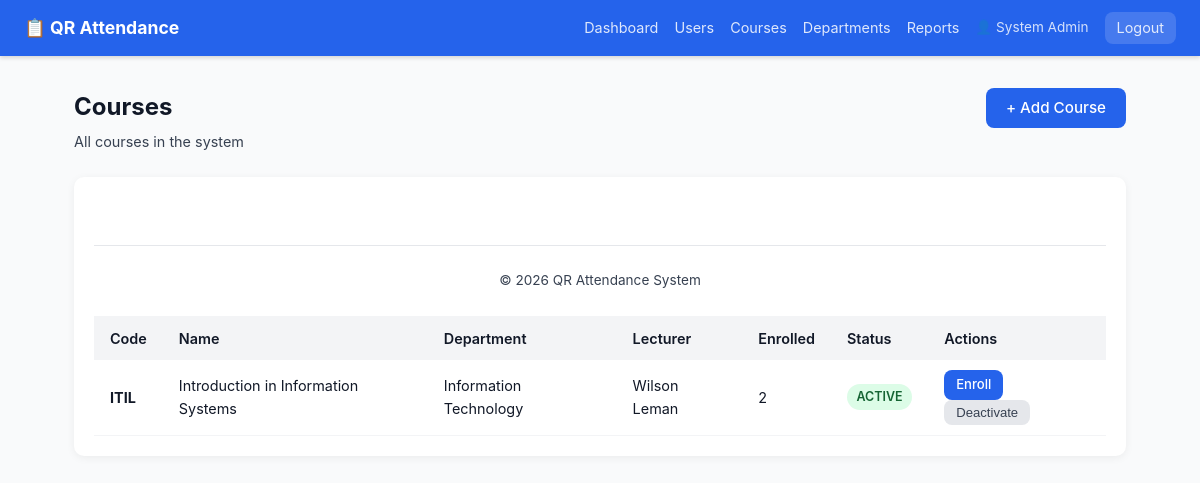
The app's page /admin/courses (signed in), older data.
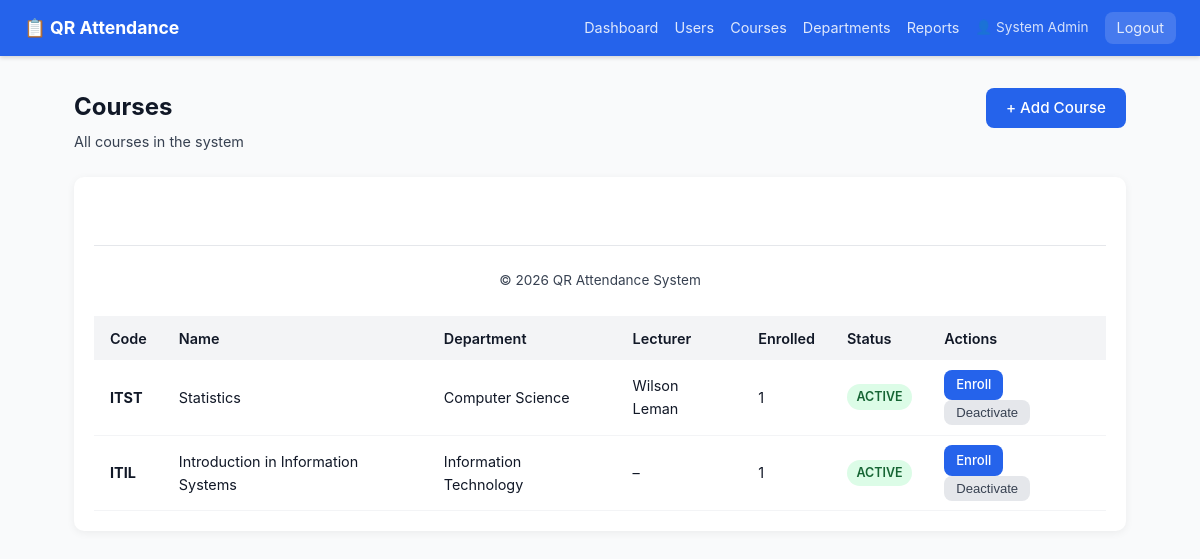
The same page, newer data.
### tables this page shows
CREATE TABLE `courses` (
  `id` int(10) UNSIGNED NOT NULL,
  `department_id` int(10) UNSIGNED DEFAULT NULL,
  `lecturer_id` int(10) UNSIGNED DEFAULT NULL,
  `code` varchar(30) NOT NULL,
  `name` varchar(180) NOT NULL,
  `description` text DEFAULT NULL,
  `credit_hours` tinyint(3) UNSIGNED DEFAULT 3,
  `semester` tinyint(3) UNSIGNED DEFAULT NULL,
  `academic_year` varchar(10) DEFAULT NULL,
  `is_active` tinyint(1) NOT NULL DEFAULT 1,
  `created_at` timestamp NOT NULL DEFAULT current_timestamp()
);

CREATE TABLE `departments` (
  `id` int(10) UNSIGNED NOT NULL,
  `name` varchar(120) NOT NULL,
  `code` varchar(20) NOT NULL,
  `created_at` timestamp NOT NULL DEFAULT current_timestamp()
);

### app/core/Controller.php (called while the page is built, shortened)
<?php
class Controller
{
    public function __construct()
    {
        $this->db = Database::getInstance();
    }
    protected function view(string $view, array $data = []): void
    {
        extract($data, EXTR_SKIP);
        $file = APP_PATH . "/views/{$view}.php";
        require APP_PATH . '/views/layouts/header.php';
        require $file;
        require APP_PATH . '/views/layouts/footer.php';
    }
}

### app/controllers/AdminController.php (called while the page is built, shortened)
<?php
class AdminController extends Controller
{
    public function courses(): void
    {
        $courses = $this->db->all(
            "SELECT c.*, d.name AS dept_name, u.name AS lecturer_name,
                    COUNT(DISTINCT e.id) AS enrolled
               FROM courses c
               LEFT JOIN departments d ON d.id = c.department_id
               LEFT JOIN lecturers   l ON l.id = c.lecturer_id
               LEFT JOIN users       u ON u.id = l.user_id
               LEFT JOIN enrollments e ON e.course_id = c.id
              GROUP BY c.id ORDER BY c.created_at DESC"
        );
        $this->view('admin/courses', [
            'user'    => Auth::user(),
            'courses' => $courses,
            'flash'   => $this->getFlash(),
        ]);
    }
}

### public/index.php (called while the page is built, shortened)
<?php
require_once APP_PATH . '/core/Database.php';
require_once APP_PATH . '/core/Auth.php';
require_once APP_PATH . '/core/Controller.php';
require_once APP_PATH . '/core/Router.php';
$router = new Router();
$router->get( '/',         'AuthController@showLogin');
$router->get( '/login',    'AuthController@showLogin');
$router->post('/login',    'AuthController@login');
$router->get( '/register', 'AuthController@showRegister');
$router->post('/register', 'AuthController@register');
$router->get( '/logout',   'AuthController@logout');
$router->get('/attend/:token', 'AttendanceController@scan');
$router->get( '/lecturer/dashboard',            'LecturerController@dashboard',         ['auth','role:lecturer']);
$router->get( '/lecturer/sessions',             'LecturerController@sessions',          ['auth','role:lecturer']);
$router->get( '/lecturer/sessions/create',      'LecturerController@createSessionForm', ['auth','role:lecturer']);
$router->post('/lecturer/sessions/create',      'LecturerController@createSession',     ['auth','role:lecturer']);
$router->post('/lecturer/sessions/:id/activate','LecturerController@activateSession', ['auth','role:lecturer']);
$router->get( '/lecturer/sessions/:id/scan',    'LecturerController@scanView',          ['auth','role:lecturer']);
$router->post('/lecturer/sessions/:id/activate','LecturerController@activateSession',   ['auth','role:lecturer']);
$router->post('/lecturer/sessions/:id/close',   'LecturerController@closeSession',      ['auth','role:lecturer']);
$router->get( '/student/dashboard',    'StudentController@dashboard',   ['auth','role:student']);
$router->get( '/student/courses/:id',  'StudentController@courseDetail',['auth','role:student']);
$router->get( '/admin/dashboard',           'AdminController@dashboard',       ['auth','role:admin']);
$router->get( '/admin/users',               'AdminController@users',           ['auth','role:admin']);
$router->get( '/admin/users/create',        'AdminController@createUserForm',  ['auth','role:admin']);
$router->post('/admin/users/create',        'AdminController@createUser',      ['auth','role:admin']);
$router->post('/admin/users/:id/toggle',    'AdminController@toggleUser',      ['auth','role:admin']);
$router->get( '/admin/courses',             'AdminController@courses',         ['auth','role:admin']);
$router->get( '/admin/courses/create',      'AdminController@createCourseForm',['auth','role:admin']);
$router->post('/admin/courses/create',      'AdminController@createCourse',    ['auth','role:admin']);
$router->post('/admin/courses/:id/toggle',  'AdminController@toggleCourse',    ['auth','role:admin']);
$router->get( '/admin/departments',         'AdminController@departments',     ['auth','role:admin']);
$router->post('/admin/departments/create',  'AdminController@createDepartment',['auth','role:admin']);
$router->get( '/admin/reports',             'AdminController@reports',         ['auth','role:admin']);
$router->get( '/admin/reports/export',      'AdminController@exportReport',    ['auth','role:admin']);
$router->get( '/admin/courses/:id/enrollment', 'AdminController@enrollmentView', ['auth','role:admin']);
$router->post('/admin/courses/:id/enroll',     'AdminController@enrollStudent',  ['auth','role:admin']);
$router->dispatch();

### app/core/Auth.php (called while the page is built, shortened)
<?php
class Auth
{
    public static function check(): bool
    {
        return isset($_SESSION[self::SESSION_KEY]);
    }
    public static function user(): ?array
    {
        return $_SESSION[self::SESSION_KEY] ?? null;
    }
    public static function role(): ?string
    {
        return $_SESSION[self::SESSION_KEY]['role'] ?? null;
    }
    public static function isAdmin(): bool
    {
        return self::role() === 'admin';
    }
}

### app/config/database.php (called while the page is built)
<?php
return [
    'driver'   => 'mysql',
    'host'     => $_ENV['DB_HOST']     ?? 'localhost',
    'port'     => $_ENV['DB_PORT']     ?? '3306',
    'database' => $_ENV['DB_NAME']     ?? 'qr_attendance',
    'username' => $_ENV['DB_USER']     ?? 'root',
    'password' => $_ENV['DB_PASS']     ?? '',
    'charset'  => 'utf8mb4',
    'options'  => [
        PDO::ATTR_ERRMODE            => PDO::ERRMODE_EXCEPTION,
        PDO::ATTR_DEFAULT_FETCH_MODE => PDO::FETCH_ASSOC,
        PDO::ATTR_EMULATE_PREPARES   => false,
    ],
];

### app/core/Database.php (called while the page is built, shortened)
<?php
class Database
{
    private static ?Database $instance = null;
    private PDO $pdo;
    private function __construct()
    {
        $config = require APP_PATH . '/config/database.php';
        $dsn = sprintf(
            '%s:host=%s;port=%s;dbname=%s;charset=%s',
            $config['driver'],
            $config['host'],
            $config['port'],
            $config['database'],
            $config['charset']
        );
        try {
            $this->pdo = new PDO($dsn, $config['username'], $config['password'], $config['options']);
        } catch (PDOException $e) {
            error_log('DB connection failed: ' . $e->getMessage());
            throw new RuntimeException('Database connection failed. Check logs for details.');
        }
    }
    public static function getInstance(): self
    {
        if (self::$instance === null) {
            self::$instance = new self();
        }
        return self::$instance;
    }
    private function run(string $sql, array $params = []): PDOStatement
    {
        $stmt = $this->pdo->prepare($sql);
        $stmt->execute($params);
        return $stmt;
    }
    public function all(string $sql, array $params = []): array
    {
        return $this->run($sql, $params)->fetchAll();
    }
}

### app/views/admin/courses.php (the view, shortened to what this page needs)
<div class="page-header">
    <div>
        <h1>Courses</h1>
        <p class="subtitle">All courses in the system</p>
    </div>
    <a href="<?= BASE_URL ?>/admin/courses/create" class="btn btn-primary">+ Add Course</a>
</div>
<div class="card">
    <table class="table">
        <thead>
            <tr>
                <th>Code</th><th>Name</th><th>Department</th>
                <th>Lecturer</th><th>Enrolled</th><th>Status</th><th>Actions</th>
            </tr>
        </thead>
        <tbody>
 <?php foreach ($courses as $c): ?>
    <tr>
        <td><strong><?= htmlspecialchars($c['code']) ?></strong></td>
        <td><?= htmlspecialchars($c['name']) ?></td>
        <td><?= htmlspecialchars($c['dept_name'] ?? '–') ?></td>
        <td><?= htmlspecialchars($c['lecturer_name'] ?? '–') ?></td>
        <td><?= (int)$c['enrolled'] ?></td>
        <td>
            <span class="badge <?= $c['is_active'] ? 'badge-active' : 'badge-closed' ?>">
                <?= $c['is_active'] ? 'Active' : 'Inactive' ?>
            </span>
        </td>
        <td>
            <a href="<?= BASE_URL ?>/admin/courses/<?= $c['id'] ?>/enrollment" class="btn btn-sm btn-primary">Enroll</a>
            <form method="POST" action="<?= BASE_URL ?>/admin/courses/<?= $c['id'] ?>/toggle" style="display:inline">
                <button class="btn btn-sm btn-secondary">
                    <?= $c['is_active'] ? 'Deactivate' : 'Activate' ?>
                </button>
            </form>
        </td>
    </tr>
<?php endforeach; ?>

### app/core/Router.php (shortened to what this page needs)
<?php
class Router
{
    private array $routes = [];
    private function addRoute(string $method, string $path, string $handler, array $middleware): void
    {
        $this->routes[] = compact('method', 'path', 'pattern', 'handler', 'middleware');
    }
    public function dispatch(): void
{
    $method     = $_SERVER['REQUEST_METHOD'];
    $requestUri = strtok($_SERVER['REQUEST_URI'], '?');
    $scriptDir  = str_replace('\\', '/', dirname($_SERVER['SCRIPT_NAME']));
    $basePath   = rtrim($scriptDir, '/');
    $uri        = '/' . ltrim(substr($requestUri, strlen($basePath)), '/');
    $uri = preg_replace('#^/index\.php(/|$)#', '/', $uri);
    foreach ($this->routes as $route) {
            if ($route['method'] !== $method) {
                continue;
            }
            if (!preg_match($route['pattern'], $uri, $matches)) {
                continue;
            }
            $params = array_filter($matches, 'is_string', ARRAY_FILTER_USE_KEY);
            [$class, $action] = explode('@', $route['handler']);
            $controller = new $class();
            $controller->$action($params);
            return;
        }
    }
}

### app/views/layouts/header.php (shortened to what this page needs)
<!DOCTYPE html>
<html lang="en">
<head>
    <link rel="stylesheet" href="<?= BASE_URL ?>/assets/css/app.css">
</head>
<body>
<?php if (Auth::check()): ?>
<nav class="navbar">
    <div class="navbar-brand">📋 QR Attendance</div>
    <div class="navbar-menu">
        <?php if (Auth::isAdmin()): ?>
            <a href="<?= BASE_URL ?>/admin/dashboard">Dashboard</a>
            <a href="<?= BASE_URL ?>/admin/users">Users</a>
            <a href="<?= BASE_URL ?>/admin/courses">Courses</a>
            <a href="<?= BASE_URL ?>/admin/departments">Departments</a>
            <a href="<?= BASE_URL ?>/admin/reports">Reports</a>
        <?php elseif (Auth::isLecturer()): ?>
            <a href="<?= BASE_URL ?>/lecturer/dashboard">Dashboard</a>
            <a href="<?= BASE_URL ?>/lecturer/sessions">Sessions</a>
            <a href="<?= BASE_URL ?>/lecturer/sessions/create">+ New Session</a>
        <?php elseif (Auth::isStudent()): ?>
            <a href="<?= BASE_URL ?>/student/dashboard">Dashboard</a>
        <?php endif; ?>
        <span class="navbar-user">👤 <?= htmlspecialchars(Auth::user()['name']) ?></span>
        <a href="<?= BASE_URL ?>/logout" class="btn-logout">Logout</a>
    </div>
</nav>
<?php endif; ?>
<main class="container">

### app/views/layouts/footer.php (shortened to what this page needs)
</main>
<footer class="footer">
    <p>&copy; <?= date('Y') ?> QR Attendance System</p>
</footer>
</body>
</html>

### public/assets/css/app.css (style rules this page uses)
*, *::before, *::after { box-sizing: border-box; margin: 0; padding: 0; }
:root { --primary: #2563eb; --primary-h: #1d4ed8; --danger: #dc2626; --success: #16a34a; --warning: #d97706; --gray-50: #f9fafb; --gray-100: #f3f4f6; --gray-200: #e5e7eb; --gray-700: #374151; --gray-900: #111827; --radius: 8px; }
body { font-family: -apple-system, BlinkMacSystemFont, 'Segoe UI', Roboto, sans-serif; background: var(--gray-50); color: var(--gray-900); line-height: 1.6; }
.navbar { background: var(--primary); color: #fff; display: flex; align-items: center; justify-content: space-between; padding: 0 1.5rem; height: 56px; box-shadow: 0 2px 4px rgba(0,0,0,.15); }
.navbar-brand { font-weight: 700; font-size: 1.1rem; }
.navbar-menu { display: flex; align-items: center; gap: 1rem; }
.navbar-menu a { color: rgba(255,255,255,.85); text-decoration: none; font-size: .9rem; }
.navbar-user { font-size: .85rem; opacity: .8; }
.btn-logout { background: rgba(255,255,255,.15); padding: .3rem .75rem; border-radius: var(--radius); }
.container { max-width: 1100px; margin: 0 auto; padding: 2rem 1.5rem; }
.btn { display: inline-block; padding: .5rem 1.25rem; border-radius: var(--radius); border: none; cursor: pointer; font-size: .95rem; font-weight: 500; text-decoration: none; transition: background .15s; }
.btn-primary { background: var(--primary); color: #fff; }
.btn-secondary { background: var(--gray-200); color: var(--gray-700); }
.badge { display: inline-block; padding: .2rem .6rem; border-radius: 99px; font-size: .78rem; font-weight: 600; text-transform: uppercase; }
.badge-active { background: #dcfce7; color: #166534; }
.table { width: 100%; border-collapse: collapse; font-size: .9rem; }
.table th { background: var(--gray-100); padding: .65rem 1rem; text-align: left; font-weight: 600; }
.table td { padding: .6rem 1rem; border-bottom: 1px solid var(--gray-100); }
.footer { text-align: center; padding: 1.5rem; font-size: .85rem; color: var(--gray-700); border-top: 1px solid var(--gray-200); margin-top: 3rem; }
.page-header { display: flex; justify-content: space-between; align-items: flex-start; margin-bottom: 1.5rem; }
.page-header h1 { font-size: 1.5rem; margin-bottom: .25rem; }
.subtitle { color: var(--gray-700); font-size: .9rem; }
.card { background: #fff; border-radius: 10px; padding: 1.25rem; box-shadow: 0 2px 8px rgba(0,0,0,.06); overflow-x: auto; }
.btn-sm { padding: .3rem .75rem; font-size: .82rem; }

Row changes from the older to the newer data that the page shows:
added courses: code "ITST", name "Statistics", department.name "Computer Science", lecturer_name "Wilson Leman", enrolled "1", is_active "ACTIVE"
changed courses "ITIL": lecturer_name "Wilson Leman" → "–"; enrolled "2" → "1"
